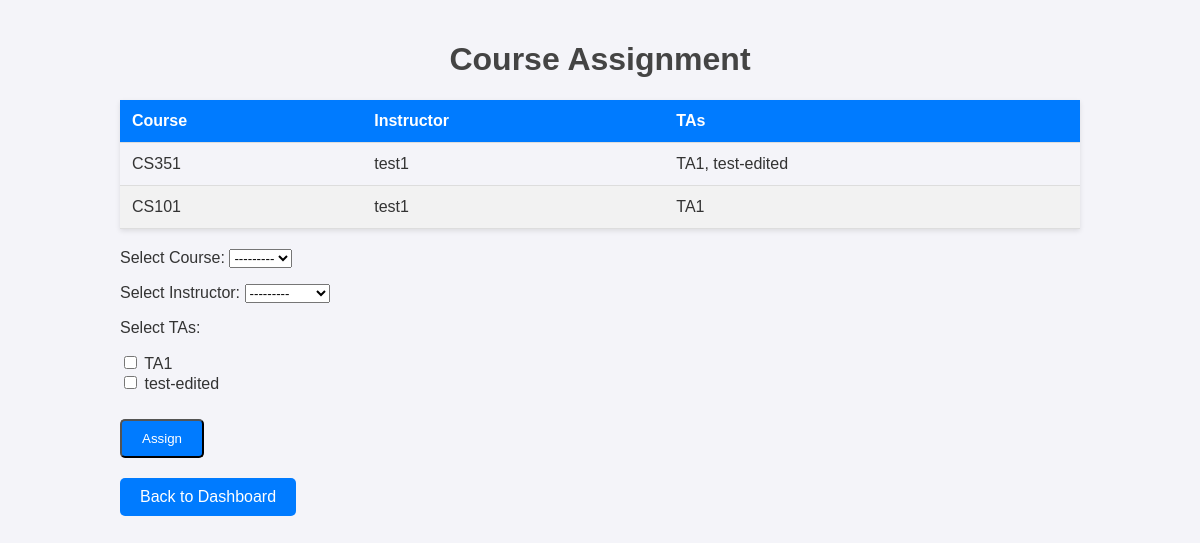
The app's page /course-assignment/ with its own data.
### TASchedulerApp/models.py (models this page shows, shortened)
class MyCourse(models.Model):
    name = models.CharField(max_length=100)
    instructor = models.ForeignKey(
        MyUser,
        on_delete=models.CASCADE,
        limit_choices_to={'role': 'Instructor'},
        related_name='courses',
        null=True,
        blank=True
    )
    tas = models.ManyToManyField(
        MyUser,
        limit_choices_to={'role': 'TA'},
        related_name='ta_courses',
        blank=True
    )
    room = models.CharField(max_length=10)
    time = models.CharField(max_length=100)
    def __str__(self):
        return self.name

class MyUser(AbstractBaseUser):
    ROLE_CHOICES = [
        ('Administrator', 'Administrator'),
        ('Instructor', 'Instructor'),
        ('TA', 'TA'),
    ]
    role = models.CharField(max_length=20, choices=ROLE_CHOICES, default='TA')
    email = models.EmailField(unique=True)
    name = models.CharField(max_length=50, unique=True)
    contactInfo = models.CharField(max_length=50, default='')
    home_address = models.TextField(default='')
    phone_number = models.CharField(max_length=15, default='')
    office_hours = models.TextField(default='')
    office_location = models.CharField(max_length=50, default='')
    skills = models.TextField(default='')
    is_staff = models.BooleanField(default=False)
    is_active = models.BooleanField(default=True)
    is_superuser = models.BooleanField(default=False)
    objects = MyUserManager()
    EMAIL_FIELD = 'email'
    USERNAME_FIELD = 'name'
    REQUIRED_FIELDS = ['email']
    def __str__(self):
        return self.name

### TASchedulerApp/views.py (the view)
# urls.py: path('course-assignment/', course_assignment, name='course_assignment'),
def course_assignment(request):
    courses = MyCourse.objects.prefetch_related('tas').select_related('instructor')
    instructors = MyUser.objects.filter(role='Instructor')
    tas = MyUser.objects.filter(role='TA')
    if request.method == 'POST':
        form = CourseAssignmentForm(request.POST)
        if form.is_valid():
            course = form.cleaned_data['course']
            instructor = form.cleaned_data['instructor']
            tas = form.cleaned_data['tas']
            course.instructor = instructor
            course.tas.set(tas)
            course.save()
            messages.success(request, 'Course assignment updated successfully!')
            return redirect('course_assignment')
    else:
        form = CourseAssignmentForm()
    return render(
        request,
        'admin/course_assignment.html',
        {
            'form': form,
            'courses': courses,
            'instructors': instructors,
            'tas': tas,
        }
    )

### TASchedulerApp/forms.py
class CourseAssignmentForm(forms.Form):
    course = forms.ModelChoiceField(
        queryset=MyCourse.objects.all(),
        label="Select Course"
    )
    instructor = forms.ModelChoiceField(
        queryset=MyUser.objects.filter(role='Instructor'),
        label="Select Instructor",
        required=False
    )
    tas = forms.ModelMultipleChoiceField(
        queryset=MyUser.objects.filter(role='TA'),
        label="Select TAs",
        required=False,
        widget=forms.CheckboxSelectMultiple
    )

### templates/admin/course_assignment.html (shortened to what this page needs)
<!DOCTYPE html>
<html lang="en">
<head>
</head>
<body>
    <div class="container">
        <h1>Course Assignment</h1>
        <table>
            <thead>
                <tr>
                    <th>Course</th>
                    <th>Instructor</th>
                    <th>TAs</th>
                </tr>
            </thead>
            <tbody>
                {% for course in courses %}
                <tr>
                    <td>{{ course.name }}</td>
                    <td>
                        {% if course.instructor %}
                            {{ course.instructor.name }}
                        {% else %}
                            Unassigned
                        {% endif %}
                    </td>
                    <td>
                        {% if course.tas.all %}
                            {% for ta in course.tas.all %}
                                {{ ta.name }}{% if not forloop.last %}, {% endif %}
                            {% endfor %}
                        {% else %}
                            No TAs assigned
                        {% endif %}
                    </td>
                </tr>
                {% empty %}
                <tr>
                    <td colspan="3" style="text-align: center; font-style: italic; color: #888;">
                        No courses available.
                    </td>
                </tr>
                {% endfor %}
            </tbody>
        </table>
        <form method="post">
            {{ form.as_p }}
            <button type="submit" class="btn assign">Assign</button>
        </form>
        <a href="{% url 'dashboard' %}" class="btn">Back to Dashboard</a>
    </div>
</body>
</html>

### templates/admin/course_assignment.html (style rules this page uses)
body { font-family: Arial, sans-serif; background-color: #f4f4f9; margin: 0; padding: 0; color: #333; }
.container { width: 80%; margin: 0 auto; padding: 20px; }
h1 { text-align: center; color: #444; }
table { width: 100%; margin-top: 20px; border-collapse: collapse; box-shadow: 0 2px 5px rgba(0, 0, 0, 0.1); }
th, td { padding: 12px; text-align: left; border-bottom: 1px solid #ddd; }
th { background-color: #007BFF; color: white; }
tr:nth-child(even) { background-color: #f2f2f2; }
.btn { display: inline-block; padding: 10px 20px; margin-top: 20px; text-decoration: none; background-color: #007BFF; color: white; border-radius: 5px; transition: background-color 0.3s ease-in-out; }
form { margin-top: 20px; }
form .btn.assign { margin-top: 10px; }

### records on screen
MyCourse: name "CS351", instructor.name "test1"
MyUser: name "TA1"
MyUser: name "test-edited"
MyCourse: name "CS101", instructor.name "test1"
